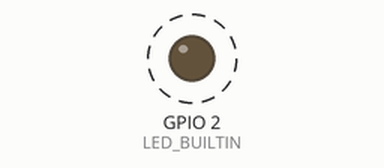
The sketch below on a simulated ESP8266 (NodeMCU). On the bench: output pins drawn as LEDs (lit = HIGH, except the on-board LED, lit = LOW). Dashed ring = blinking. What the sketch prints to the serial monitor is not drawn.

Above: at 2.5 s.
Timing chart, 0 to 5.0 s (numbered marks = the images above):
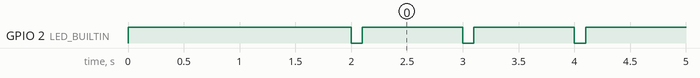

The sketch:

ESP8266_Communication_Test.ino
```cpp
#include <ESP8266WiFi.h>

// Biến để theo dõi thời gian
unsigned long previousMillis = 0;
const long interval = 1000;  // Gửi dữ liệu mỗi 1 giây
int counter = 0;

void setup() {
  // Khởi tạo giao tiếp Serial với tốc độ 9600 baud
  Serial.begin(9600);
  Serial.println();
  Serial.println("ESP8266 Communication Test");

  // Đèn LED tích hợp để hiển thị trạng thái
  pinMode(LED_BUILTIN, OUTPUT);
  digitalWrite(LED_BUILTIN, HIGH); // Tắt LED (LED_BUILTIN thường là active LOW)

  // Chờ 2 giây để Arduino khởi động
  delay(2000);
}

void loop() {
  unsigned long currentMillis = millis();

  // Kiểm tra xem đã đến lúc gửi dữ liệu chưa
  if (currentMillis - previousMillis >= interval) {
    previousMillis = currentMillis;

    // Tạo thông điệp kiểm tra
    String message = "ESP8266_TEST:";
    message += counter;

    // Gửi thông điệp qua Serial
    Serial.println(message);

    // Nhấp nháy LED để hiển thị đã gửi dữ liệu
    digitalWrite(LED_BUILTIN, LOW);  // Bật LED
    delay(100);
    digitalWrite(LED_BUILTIN, HIGH); // Tắt LED

    // Tăng bộ đếm
    counter++;
  }

  // Kiểm tra xem có dữ liệu từ Arduino không
  if (Serial.available()) {
    String response = Serial.readStringUntil('\n');

    // Nếu nhận được phản hồi từ Arduino, nhấp nháy LED nhanh
    if (response.startsWith("ARDUINO_RECEIVED:")) {
      for (int i = 0; i < 3; i++) {
        digitalWrite(LED_BUILTIN, LOW);  // Bật LED
        delay(50);
        digitalWrite(LED_BUILTIN, HIGH); // Tắt LED
        delay(50);
      }
    }
  }
} 
```

Measured:
- by itself, GPIO 2 (LED_BUILTIN): alternates HIGH for 0.90 s and LOW for 0.10 s
